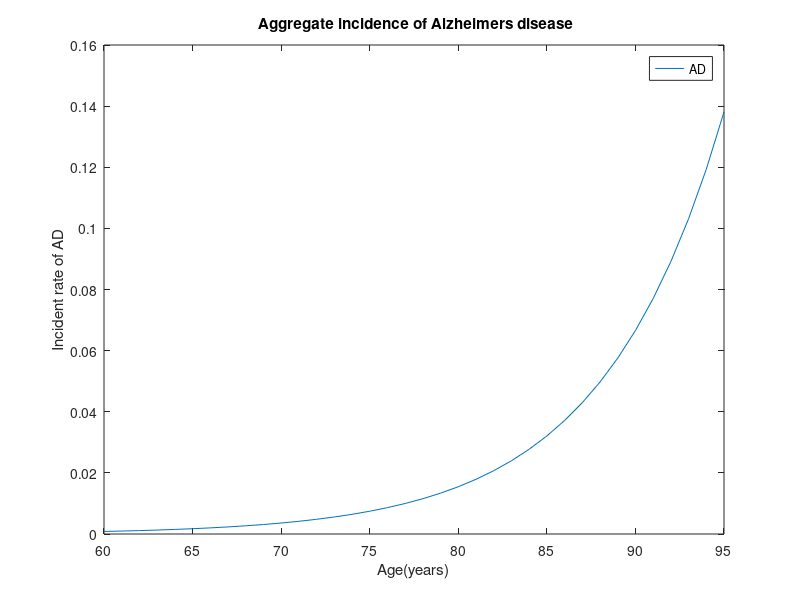

The MATLAB script that drew this image:
x = 60: 95;
y = 10^-7*1.31275 * exp(0.145961 * x );

plot(x,y);
legend('AD');
xlabel('Age(years)');
ylabel('Incident rate of AD');
title(' Aggregate incidence of Alzheimers disease');